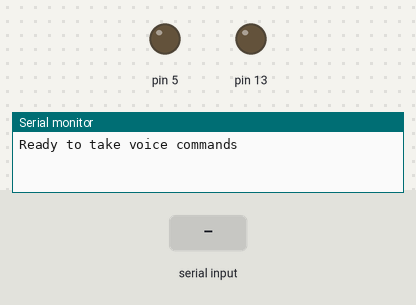
The sketch below on a simulated Arduino Uno, built with avr-gcc and run on an emulated ATmega328P. Parts: output pins drawn as LEDs (lit = HIGH), the last lines printed to the serial monitor. The inputs (shaded band) are chosen by the test bench.

Above: at 1.2 s.
1.3 s: "A" received over the second serial link
At 3.5 s:
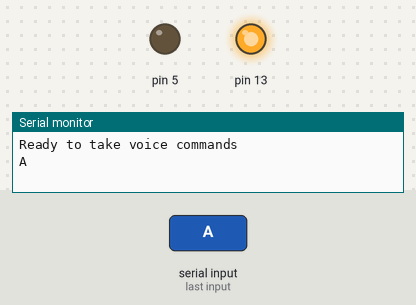
3.8 s: "a" received over the second serial link
At 5.5 s:
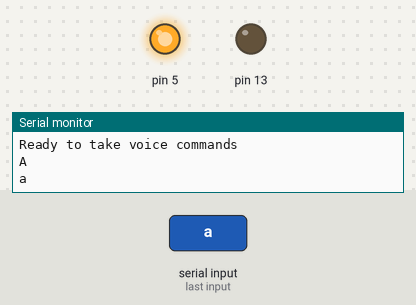
6.3 s: "C" received over the second serial link
At 8.6 s:
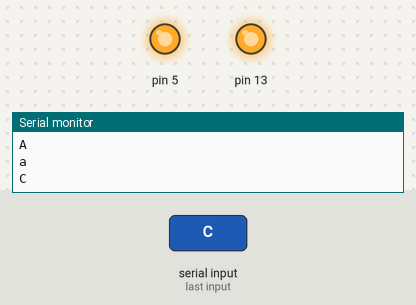
Timing chart, 0 to 10.1 s (numbered marks = the images above; inputs shaded):
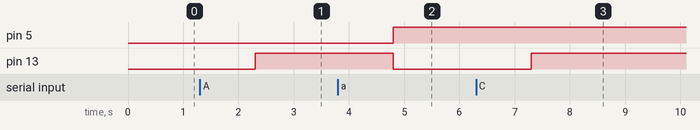

The sketch:

CS227_ID11_Arduino_File.ino
```cpp
#include <SoftwareSerial.h>
SoftwareSerial mySerial(3, 2);
void setup() {
  mySerial.begin(9600);
  Serial.begin(9600);
  mySerial.println("Ready");                       //Checking if the Bluetooth is connected
  Serial.println("Ready to take voice commands");  // Checking if serial monitor is connected
  pinMode(5, OUTPUT);
  pinMode(13, OUTPUT);
}

void loop() {

  if (mySerial.available() > 0) {
    //The code is taking in a single character input from the android app
    // if the command given matches with the prewritten commands.
    //Based on the single character received we can control the appliances going ON or OFF

    String value = mySerial.readString();
    mySerial.println(value);
    Serial.println(value);
    // "Turn on all appliances" is encoded as "A" by the android application
    if (value == "A") {
      digitalWrite(13, HIGH);
      digitalWrite(5, LOW);
    }
    //"Turn off all appliances" is encoded as "a" by the android application
    if (value == "a") {
      digitalWrite(13, LOW);
      digitalWrite(5, HIGH);
    }
    //"Turn on blue LED" is encoded as "C" by the android application
    if (value == "C") {
      digitalWrite(13, HIGH);
    }
    //"Turn Off blue LED" is encoded as "c" by the android application
    if (value == "c") {
      digitalWrite(13, LOW);
    }
    //"Turn on fan" is encoded as "B" by the android application
    if (value == "B") {
      digitalWrite(5, LOW);
    }
    //"Turn Off fan" is encoded as "b" by the android application
    if (value == "b") {
      digitalWrite(5, HIGH);
    }
    delay(200);
  }
}
```

Measured:
- after the input at 1.3 s, pin 13: LOW → HIGH after 1.0 s
- after the input at 3.8 s, pin 5: LOW → HIGH after 1.0 s; pin 13: HIGH → LOW after 1.0 s
- after the input at 6.3 s, pin 13: LOW → HIGH after 1.0 s
